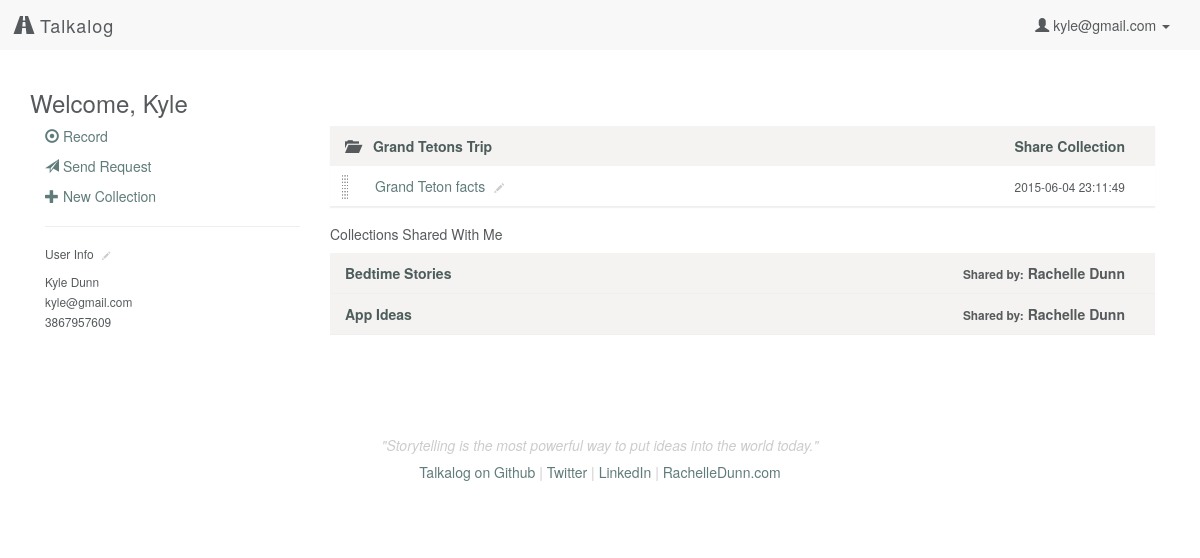
Screenshot of /profile (signed in) with the database file from the repository.
### model.py (models this page shows, shortened)
class User(db.Model):
    __tablename__ = "Users"
    id = db.Column(db.Integer, autoincrement=True, primary_key=True)
    email = db.Column(db.String(100), nullable=False)
    password = db.Column(db.String(50), nullable=False)
    first_name = db.Column(db.String(50), nullable=False)
    last_name = db.Column(db.String(50), nullable=False)
    tel = db.Column(db.String, nullable=False)

class Collection(db.Model):
    __tablename__ = "Collections"
    id = db.Column(db.Integer, autoincrement=True, primary_key=True)
    user_id = db.Column(db.Integer, db.ForeignKey('Users.id'), nullable=False)
    title = db.Column(db.String, nullable=False, default='Untitled Collection')
    user = db.relationship("User", backref=db.backref("collections", order_by=id))

class CollectionsUploads(db.Model):
    __tablename__ = "CollectionsUploads"
    id = db.Column(db.Integer, autoincrement=True, primary_key=True)
    collection_id = db.Column(db.Integer, db.ForeignKey('Collections.id'), nullable=False)
    upload_id = db.Column(db.Integer, db.ForeignKey('Uploads.id'), nullable=False)
    collection = db.relationship("Collection", backref=db.backref("collectionsuploads", order_by=id))
    upload = db.relationship("Upload", backref=db.backref("collectionsuploads", order_by=id))

class Upload(db.Model):
    __tablename__ = "Uploads"
    id = db.Column(db.Integer, autoincrement=True, primary_key=True)
    user_id = db.Column(db.Integer, db.ForeignKey('Users.id'), nullable=False)
    title = db.Column(db.String, nullable=False, default=db.func.now())
    path = db.Column(db.String(50))
    mimetype = db.Column(db.String(50), default='wav') # wav, jpg, mp3
    datetime = db.Column(db.DateTime, default=db.func.now(), onupdate=db.func.now()) # set datetime to current timestamp
    transcript = db.Column(db.Text)
    user = db.relationship("User", backref=db.backref("uploads", order_by=id))

class CollectionsUsers(db.Model):
    __tablename__ = "CollectionsUsers"
    id = db.Column(db.Integer, autoincrement=True, primary_key=True)
    collection_id = db.Column(db.Integer, db.ForeignKey('Collections.id'), nullable=False)
    user_id = db.Column(db.Integer, db.ForeignKey('Users.id'), nullable=False)
    collection = db.relationship("Collection", backref=db.backref("collectionsusers", order_by=id))
    user = db.relationship("User", backref=db.backref("collectionsusers", order_by=id))

### server.py (the view)
@app.route('/profile')
def user_page():
	"""User profile with list of audio collections and files."""
	if 'email' in session:
		user_email = session['email']
		user = User.query.filter_by(email=user_email).first()
		user_uploads = user.uploads
		user_collections = user.collections
		user_cu = []
		for collection in user_collections:
			cu = collection.collectionsuploads
			for i in cu:
				user_cu.append(i.upload_id)
		singleuploads = []
		for i in user_uploads:
			if i.id not in user_cu:
				singleuploads.append(i)
		return render_template('profile.html', user=user,
			singleuploads=singleuploads, upload_folder=UPLOAD_FOLDER)
	else:
		flash('You must be logged in to view files')
		return redirect('/login')

### templates/profile.html (shortened to what this page needs)
{% extends 'base.html' %}
{% block content %}
    <h3>Welcome, {{ user.first_name }}</h3>
    <div class="row">
        <div class="col-sm-3">
            <p><a href="/record"><span class="glyphicon glyphicon-record" aria-hidden="true"></span> Record</a></p>
            <p><a href="/generate"><span class="glyphicon glyphicon-send" aria-hidden="true"></span> Send Request</a></p>
            <p><a href="#" data-toggle="modal" data-target="#myModal"><span class="glyphicon glyphicon-plus" aria-hidden="true"></span> New Collection</a></p>
            <hr>
            <h6>User Info <a href="/edit/user"><span class="glyphicon glyphicon-pencil click-to-edit" aria-hidden="true"></span></a></h6>
            <p><small>{{ user.first_name }} {{ user.last_name }}<br>
                {{ user.email }}<br>
                {{ user.tel }}</small></p>
        </div>
        <div class="col-sm-9">
            <div class="file-box">
                <ul class="list-group panel-group" id="accordion">
                    {% if user.collections %}
                        <div class="panel panel-default">
                            {% for collection in user.collections %}
                                <li class="droppable list-group-item collection row panel-heading" collection-id="{{ collection.id }}">
                                    <div class="name col-xs-8 panel-title">
                                        <a class="accordion-toggle" data-toggle="collapse" data-parent="#accordion" href="#collapse{{ collection.id }}"><span class="indicator glyphicon glyphicon-folder-open" aria-hidden="true"></span></a>
                                        <a href="/collection/{{ collection.id }}">{{ collection.title }}</a>
                                    </div>
                                    <div class="share col-xs-4 text-right">
                                        <a href="#" data-toggle="modal" data-target="#share-{{ collection.id }}">
                                          Share <span class="hidden-xs">Collection</span>
                                        </a>
                                    </div>
                                </li>
                                <div class="panel-collapse collapse in" id="collapse{{ collection.id }}">
                                    <div class="panel-body">
                                    {% for cu in collection.collectionsuploads %}
                                        <li class="draggable upload list-group-item row" upload-id="{{ cu.upload.id }}">
                                            <div class="name col-xs-8">
                                                <div class="control-group control-group-inline">
                                                    <div class="controls">
                                                        <a href="/listen/{{ cu.upload.id }}" class="upload-title" data-toggle="#pencil-{{ cu.upload.id }}" upload-id="{{ cu.upload.id }}" id="upload-{{ cu.upload.id }}">{{ cu.upload.title }}</a>
                                                        <span class="edit" id="pencil-{{ cu.upload.id }}" upload-id="{{ cu.upload.id }}"><span class="glyphicon glyphicon-pencil click-to-edit" aria-hidden="true"></span></span>
                                                    </div>
                                                </div>
                                            </div>
                                            <div class="type col-xs-4 text-right">
                                                <small>{{ cu.upload.datetime }}</small>
                                            </div>
                                        </li>
                                    {% endfor %}
                                    </div>
                                </div>
                            {% endfor %}
                        </div>
                    {% endif %}
                </ul>
            </div>
            {% if user.collectionsusers %}
            <h5>Collections Shared With Me</h5>
            <div class="file-box">
                <ul class="list-group">
                    {% for collection in user.collectionsusers %}
                        <li class="list-group-item collection row">
                            <div class="name col-xs-8"><a href="/collection/{{ collection.collection.id }}">{{ collection.collection.title }}</a></div>
                            <div class="col-xs-4 text-right"><small class="hidden-xs">Shared by:</small> {{ collection.collection.user.first_name }} {{ collection.collection.user.last_name }}</div>
                        </li>
                    {% endfor %}
                </ul>
            </div>
            {% endif %}
        </div>
    </div>
{% endblock %}

### templates/base.html (shortened to what this page needs)
<!DOCTYPE html>
<html lang="en">
    <head>
        <link rel="stylesheet" href="https://maxcdn.bootstrapcdn.com/bootstrap/3.3.4/css/bootstrap.min.css">
        <link rel="stylesheet" href="/static/css/style.css"/>
        <link rel="stylesheet" href="https://ajax.googleapis.com/ajax/libs/jqueryui/1.11.4/themes/smoothness/jquery-ui.css"/>
    </head>
    <body>
        <nav class="navbar navbar-default">
            <div class="container-fluid">
                <div class="navbar-header">
                    <a class="navbar-brand" href="/"><span class="glyphicon glyphicon-road" aria-hidden="true"></span> Talkalog</a>
                </div>
                <div class="collapse navbar-collapse" id="bs-example-navbar-collapse-1">
                    <ul class="nav navbar-nav navbar-right">
                    {% if 'email' in session %}
                        <li class="dropdown">
                        <a href="#" class="dropdown-toggle" data-toggle="dropdown" role="button" aria-expanded="false"><span class="glyphicon glyphicon-user" aria-hidden="true"></span> {{ session['email'] }} <span class="caret"></span></a>
                        </li>
                    {% else %}
                        <li><a href="/login">Login</a></li>
                        <li><a href="/signup">Sign Up</a></li>
                    {% endif %}
                    </ul>
                </div>
            </div>
        </nav>
        <div class="container">
            {% block content %}{% endblock %}
        </div>
        <div class="container">
            <footer class="footer">
                <p>"Storytelling is the most powerful way to put ideas into the world today."</p>
                <h5><a href="http://github.com/rachelledunn/talkalog" target="_blank">Talkalog on Github</a> | <a href="http://twitter.com/rchdnn" target="_blank">Twitter</a> | <a href="http://linkedin.com/in/rachelledunn" target="_blank">LinkedIn</a> | <a href="http://rachelledunn.com/" target="_blank">RachelleDunn.com</a></h5>
            </footer>
        </div>
    </body>
</html>

### static/css/style.css (style rules this page uses)
body { background-color: #ffffff; color: #565a5c; }
a { color: #607c7a; -webkit-transition: color 0.1s linear 0s; -moz-transition: color 0.1s linear 0s; -o-transition: color 0.1s linear 0s; transition: color 0.1s linear 0s; }
.h1, .h2, .h3, .h4, .h5, h1, h2, h3, h4, h5 { font-weight: 200; }
.navbar-default { border-radius: 0; border: none; }
.navbar-default .navbar-brand { font-weight: 200; letter-spacing: 1px; }
.navbar-default a, .navbar-default .navbar-brand, .navbar-default .navbar-nav > li > a { color: #565a5c; }
.row { margin-left: auto; margin-right: auto; }
.footer { padding-top: 40px; padding-bottom: 40px; margin-top: 40px; text-align: center; color: #cccccc; }
.footer p { font-style: italic; }
.list-group-item { border-radius: 0 !important; border: none; border-bottom: 1px solid #efefef; }
.draggable { background: url("/static/img/drag-drop.png") no-repeat 10px center/10px auto rgba(255, 255, 255, 0.7); clear: both; display: block; min-height: 40px; padding-left: 30px; }
.collection, .list-group-heading { background-color: #F4F3F1 !important; padding-left: 0; font-weight: 600; }
.collection a, .list-group-heading a { color: #4d5d5b; }
.panel-heading { border-radius: 0; }
.panel-body { padding: 0; }
.panel-default > .panel-heading + .panel-collapse > .panel-body { border: none; }
.list-group-item:first-child, .list-group-item:last-child { margin-bottom: 0; border-radius: 0; }
.panel-title { margin-top: inherit; margin-bottom: inherit; font-size: inherit; color: inherit; }
.panel-group .panel { margin-bottom: 0; border-radius: 0; border: none; }
.panel-default > .panel-heading { color: inherit; background-color: inherit; }
.glyphicon-folder-open, .glyphicon-folder-close { color: #565a5c; padding-right: 10px; }
.click-to-edit { font-size: 70%; vertical-align: baseline; padding: 0 5px; color: #cccccc; }

### rows the page displays
User: email "kyle@gmail.com", first_name "Kyle", last_name "Dunn", tel "3867957609"
Collection: title "Grand Tetons Trip"
CollectionsUploads: upload "Grand Teton facts", upload.datetime "2015-06-04 23:11:49"
CollectionsUsers: collection "Bedtime Stories", collection.user.first_name "Rachelle", collection.user.last_name "Dunn"
CollectionsUsers: collection "App Ideas", collection.user.first_name "Rachelle", collection.user.last_name "Dunn"
